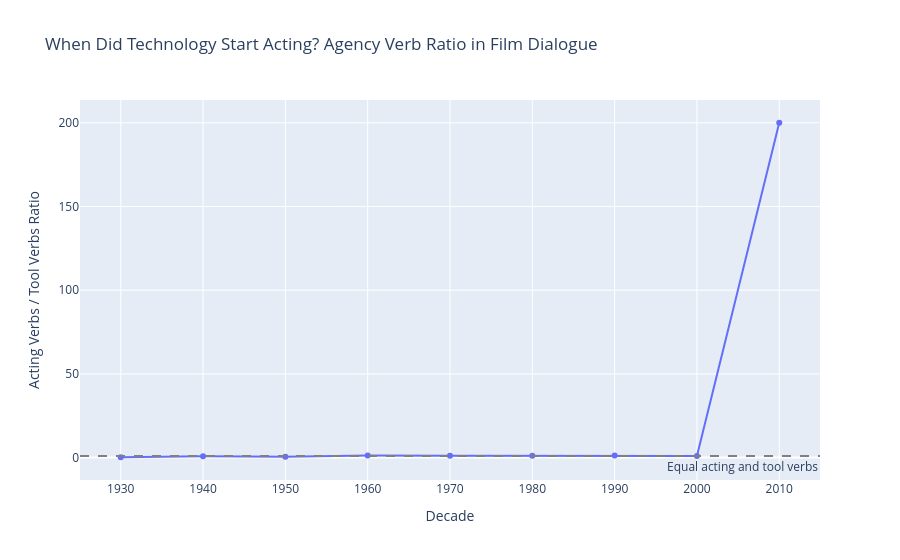

Source (notebook cell):
### Code cell
# Main chart: line chart showing agency ratio across all tech terms per decade.
fig3a = px.line(
    q3_agg,
    x="decade",
    y="ratio",
    title="When Did Technology Start Acting? Agency Verb Ratio in Film Dialogue",
    labels={
        "decade": "Decade",
        "ratio": "Acting Verbs / Tool Verbs Ratio"
    },
    markers=True
)
fig3a.add_hline(y=1.0, line_dash="dash", line_color="gray",
                annotation_text="Equal acting and tool verbs",
                annotation_position="bottom right")
fig3a.update_layout(xaxis=dict(dtick=10))
fig3a.write_image("chart3a_agency_ratio.png")
fig3a.show()

### Figure 1 — Plotly figure (JSON) as saved in the notebook; plotly's stock layout.template omitted (floating-point values rounded to 4 significant figures)
{"data": [{"hovertemplate": "Decade=%{x}<br>Acting Verbs / Tool Verbs Ratio=%{y}<extra></extra>", "legendgroup": "", "line": {"color": "#636efa", "dash": "solid"}, "marker": {"symbol": "circle"}, "mode": "lines+markers", "name": "", "orientation": "v", "showlegend": false, "type": "scatter", "x": [1930, 1940, 1950, 1960, 1970, 1980, 1990, 2000, 2010], "xaxis": "x", "y": [0.2, 0.8333, 0.5455, 1.308, 1.128, 1.133, 1.174, 0.9457, 200.0], "yaxis": "y"}], "layout": {"annotations": [{"showarrow": false, "text": "Equal acting and tool verbs", "x": 1, "xanchor": "right", "xref": "x domain", "y": 1, "yanchor": "top", "yref": "y"}], "legend": {"tracegroupgap": 0}, "shapes": [{"line": {"color": "gray", "dash": "dash"}, "type": "line", "x0": 0, "x1": 1, "xref": "x domain", "y0": 1, "y1": 1, "yref": "y"}], "title": {"text": "When Did Technology Start Acting? Agency Verb Ratio in Film Dialogue"}, "xaxis": {"anchor": "y", "domain": [0, 1], "dtick": 10, "title": {"text": "Decade"}}, "yaxis": {"anchor": "x", "domain": [0, 1], "title": {"text": "Acting Verbs / Tool Verbs Ratio"}}}}
